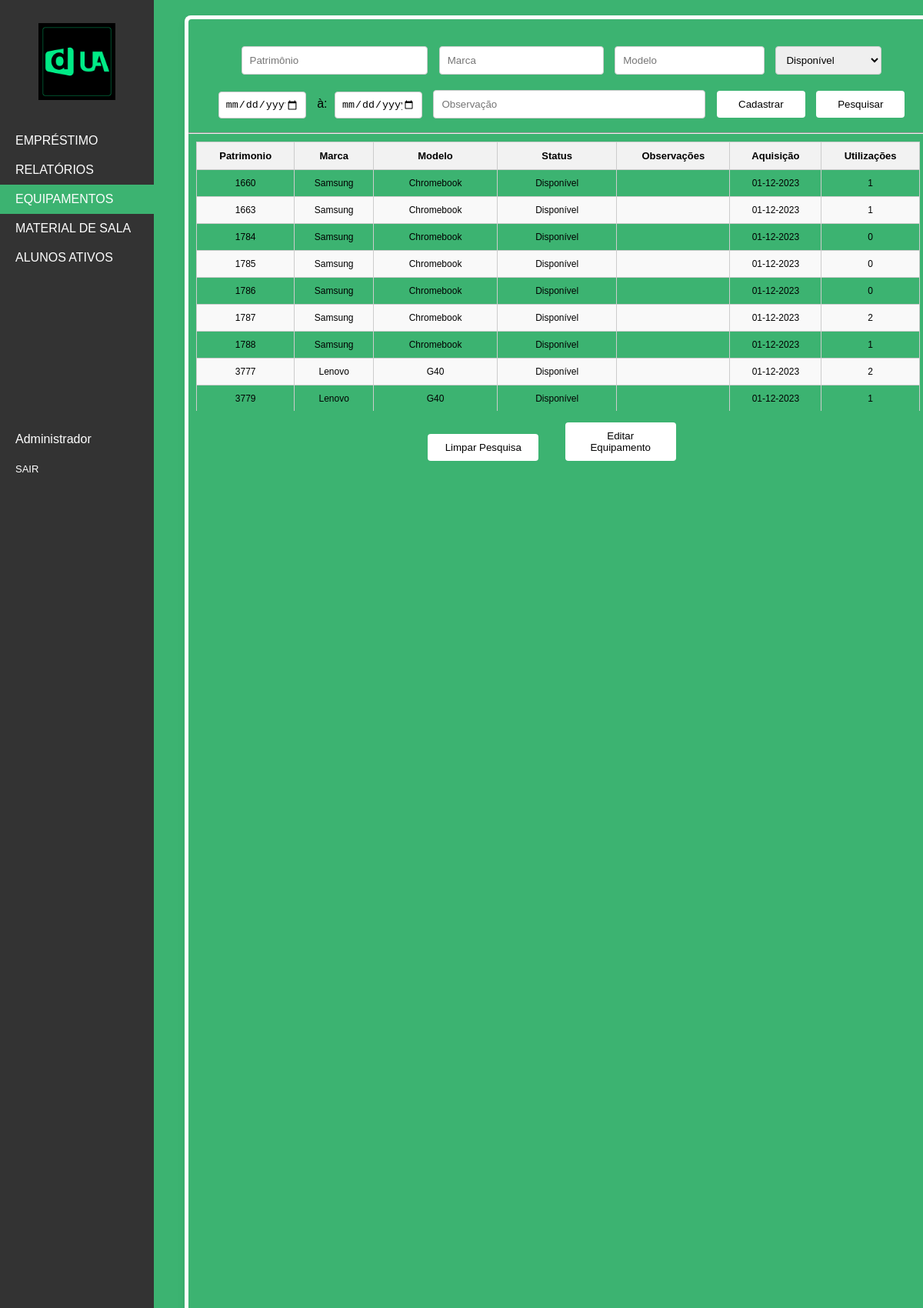
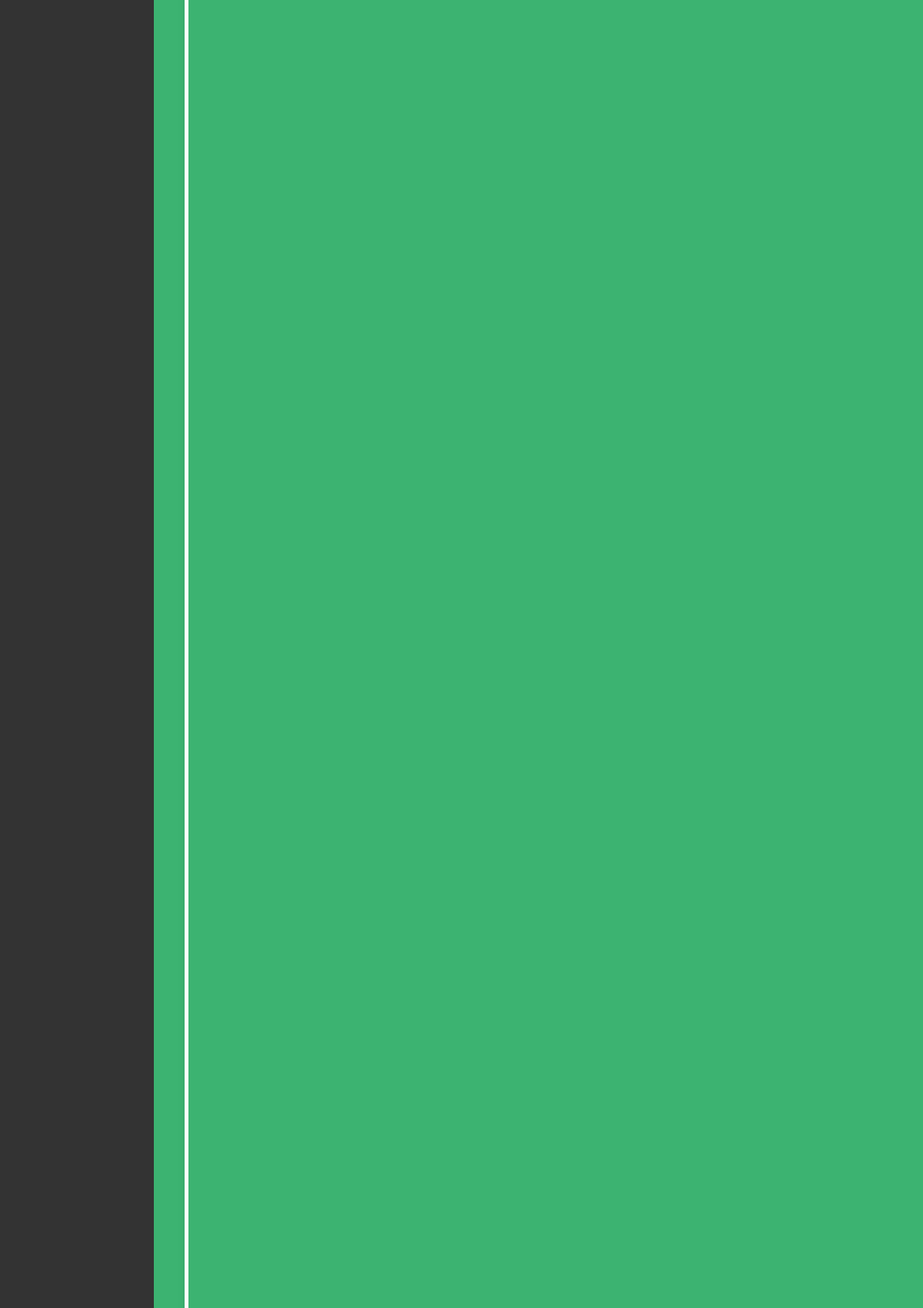
/dashboard/equipamentos.php (signed in, upper part), run on the app's committed database (2 pictures, top to bottom).
### tables this page shows
CREATE TABLE `equipamentos` (
  `id_equipamento` int(11) NOT NULL,
  `id_operador` int(11) NOT NULL,
  `patrimonio` int(5) NOT NULL,
  `marca` varchar(50) NOT NULL,
  `modelo` varchar(50) NOT NULL,
  `status` varchar(50) NOT NULL,
  `observacao` varchar(100) DEFAULT NULL,
  `data` varchar(16) NOT NULL,
  `uso` int(11) NOT NULL
);

### dashboard/equipamentos.php (the view, shortened to what this page needs)
<!DOCTYPE html>
<html lang="pt-br">
    <head>
        <link rel="stylesheet" type="text/css" href="styles.css">
        <link rel="stylesheet" href="equipamentos.css">
    </head>
    <body>
        <div class="sidebar">
            <div class="logo-container">
                <a href="dashboard.php">
                <img src="../resources/icon.png" alt="Descrição da Imagem" class="class-logo">
                </a>
            </div>
            <a href="emprestimo.php" id="link-emprestimo">EMPRÉSTIMO</a>
			<a href="relatorios.php" id="link-alunos">RELATÓRIOS</a>
            <a href="equipamentos.php" id="link-equipamentos" style="background-color: #3CB371; color: white;">EQUIPAMENTOS</a>
			<a href="material.php" id="link-alunos">MATERIAL DE SALA</a>
			<a href="alunos.php" id="link-alunos">ALUNOS ATIVOS</a>
			<br>
			<br>
			<br>
			<br>
			<br>
			<br>
			<br>
			<br>
			<br>
			<br>
			<br>
			<span id="operador" style="width: 195px; height: 20px; margin-left: 10px; padding: 10px; display: block; color: white"><?PHP echo $_SESSION['operador']; ?></span>
			<a href="session/logout.php" id="link-logout" style="font-size: 13px;">SAIR</a>
        </div>
        <div class="content">
            <div id="equipamentos">
                <div class="painel" style="height: 100%; width: 100%; text-align: center">
                    <div id="painel-cadastro" class="painel-colorido" style="text-align: center">
						<form method="post" action="CadastroEquipamentos.php">
							<div>
								<input type="number" id="patrimonio" name="patrimonio" class="input-field" style="width: 23%; margin-top: 35px" placeholder="Patrimônio" required min="1">
								<input type="text" id="marca" name="marca" class="input-field" style="width: 20%;" placeholder="Marca" required>
								<input type="text" id="modelo" name="modelo" class="input-field" style="width: 18%;" placeholder="Modelo" required>
								<select id="status" name="status" style="margin-left: 10px;" >
									<option value="Disponível">Disponível</option>
								</select>
							</div>
							<div>
								<input type="date" id="datain" class="input-field" name="datain" style="width: 10%" required>
								<label for="data" style="margin-left: 10px; display: inline-block;">à: </label>
								<input type="date" id="dataout" class="input-field" name="dataout" style="width: 10%; margin-left: -5px;">
								<input type="text" id="obs" name="obs" class="input-field" style="width: 332px;" placeholder="Observação">
								<input class="button" style="color: black; width: 115px; margin-left: 10px;" type="submit" name="CadastroEquipamentos" value="Cadastrar">
								<button id="botao-pesquisar" class="button" style="color: black; width: 115px; margin-left: 10px;" type="button">Pesquisar</button>
							</div>
						</form>
                        <hr>
						<div class="scrollable-table" style="margin-top: 10px;">
						<?php
						function preencherTabelaEquipamentosComBD() {
							include('config.php');
							$sql = "SELECT patrimonio, marca, modelo, status, observacao, data, uso FROM equipamentos";
							$result = $conn->query($sql);
							echo '<table id="tabela-equipamentos" class="styled-table">
									<thead style="font-size: 13px;">
										<tr>
											<th id="th-patrimonio">Patrimonio</th>
											<th id="th-marca">Marca</th>
											<th id="th-modelo">Modelo</th>
											<th id="th-status">Status</th>
											<th id="th-observacoes">Observações</th>
											<th id="th-aquisicao">Aquisição</th>
											<th id="th-utilizacoes">Utilizações</th>
										</tr>
									</thead>
									<tbody style="font-size: 12px;">';
							if ($result->num_rows > 0) {
								while ($row = $result->fetch_assoc()) {
									echo '<tr onclick="highlightRowEquipamento(this)">';
									echo "<td>{$row['patrimonio']}</td>";
									echo "<td>{$row['marca']}</td>";
									echo "<td>{$row['modelo']}</td>";
									echo "<td>{$row['status']}</td>";
									echo "<td>{$row['observacao']}</td>";
									echo "<td>{$row['data']}</td>";
									echo "<td>{$row['uso']}</td>";
									echo '</tr>';
								}
							} else {
								echo '<tr><td colspan="7">Nenhum equipamento encontrado</td></tr>';
							}
							echo '</tbody></table>';
						}
						preencherTabelaEquipamentosComBD();
						?>
                        </div>
                        <div class="botao-emprestimo">
							<button class="button" id="botao-reset" style="color: black; width: 15%; margin-top: 20px">Limpar Pesquisa</button>
                            <button class="button" style="color: black; width: 15%; margin-right: 30px;" id="btnEditarEquipamento" onclick="editarLinhaEquipamento()">Editar Equipamento</button>
                        </div>
                    </div>
                </div>
            </div>
        </div>
    </body>
</html>

### dashboard/styles.css (style rules this page uses)
body { font-family: Arial, sans-serif; margin: 0; padding: 0; align-items: center; justify-content: center; min-height: 100vh; background-color: #3CB371; }
.class-logo { background-color: white; text-align: center; width: 100px; max-width: 400px; }
.sidebar { width: 200px; background-color: #333; position: fixed; top: 0; left: 0; height: 100%; padding-top: 20px; }
.logo-container { padding-bottom: 20px; display: flex; flex-direction: column; align-items: center; }
.sidebar a { display: block; padding: 10px 20px; background-color: #333; color: #fff; text-decoration: none; }
.content { margin-left: 220px; padding: 20px; }
.painel { background-color: white; border-radius: 8px; padding: 5px; box-shadow: 0px 4px 8px rgba(0, 0, 0, 0.1); text-align: center; width: 100%; max-width: 100%; }
#equipamentos { height: 90vh; width: 80vw; justify-content: center; align-items: center; }
.painel-colorido { width: 100%; height: 100%; justify-content: left; align-items: top; }
.botao-emprestimo { width: 100%; justify-content: center; align-items: center; text-align: center; }
.botao-emprestimo button { margin: 15px; }
#painel-cadastro { position: absolute; background-color: #3CB371; border-radius: 4px; width: 100%; max-width: 80%; height: 100%; max-height: 90%; }
.input-field { padding: 10px; margin: 10px 0; border: 1px solid #ccc; border-radius: 4px; margin-left: 10px; }
.button { background-color: white; color: white; border: none; border-radius: 4px; padding: 10px 20px; cursor: pointer; width: 200px; }
label { margin-top: 10px; margin-right: 10px; }
input[type="date"] { margin-top: 10px; padding: 8px; border: 1px solid #ccc; border-radius: 4px; }
select { padding: 9px; border: 1px solid #ccc; border-radius: 4px; }
table { border-collapse: collapse; width: 98%; }
table, th, td { border: 1px solid #ccc; }
th, td { padding: 10px; text-align: center; }
th { background-color: #f2f2f2; }
tr:nth-child(even) { background-color: #f9f9f9; }
.styled-table { padding: 10px; border: 1px solid #ccc; border-radius: 4px; margin-left: 10px; }

### dashboard/equipamentos.css (style rules this page uses)
.scrollable-table { max-height: 350px; overflow-y: auto; }
.styled-table thead { position: sticky; top: 0; background-color: #ffffff; z-index: 1; }

### data on the page
equipamentos: patrimonio "1660", marca "Samsung", modelo "Chromebook", status "Disponível", data "01-12-2023", uso "1"
equipamentos: patrimonio "1663", marca "Samsung", modelo "Chromebook", status "Disponível", data "01-12-2023", uso "1"
equipamentos: patrimonio "1784", marca "Samsung", modelo "Chromebook", status "Disponível", data "01-12-2023", uso "0"
equipamentos: patrimonio "1785", marca "Samsung", modelo "Chromebook", status "Disponível", data "01-12-2023", uso "0"
equipamentos: patrimonio "1786", marca "Samsung", modelo "Chromebook", status "Disponível", data "01-12-2023", uso "0"
equipamentos: patrimonio "1787", marca "Samsung", modelo "Chromebook", status "Disponível", data "01-12-2023", uso "2"
equipamentos: patrimonio "1788", marca "Samsung", modelo "Chromebook", status "Disponível", data "01-12-2023", uso "1"
equipamentos: patrimonio "3777", marca "Lenovo", modelo "G40", status "Disponível", data "01-12-2023", uso "2"
equipamentos: patrimonio "3779", marca "Lenovo", modelo "G40", status "Disponível", data "01-12-2023", uso "1"

### other printed values
$_SESSION['operador'] "Administrador"
